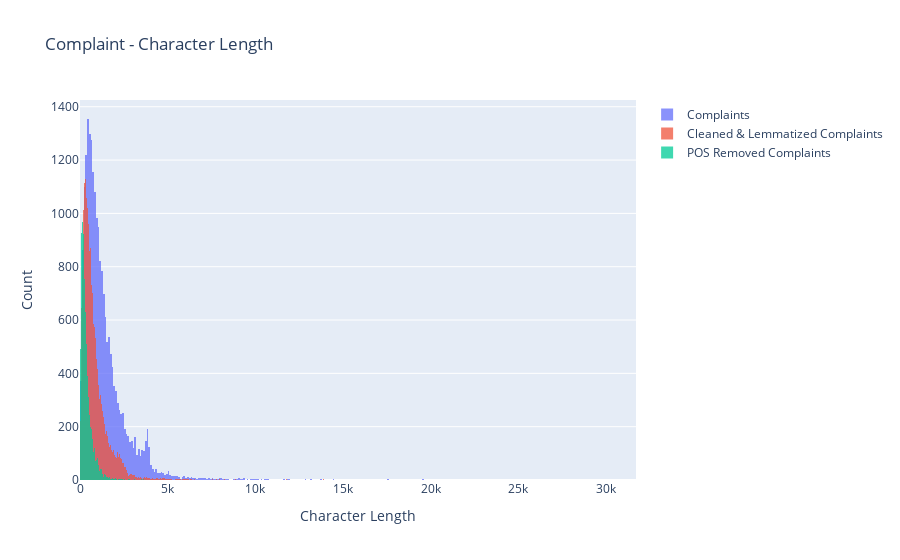

Notebook cell for this chart:
### Markdown cell above
## Exploratory data analysis to get familiar with the data.

Write the code in this task to perform the following:

*   Visualise the data according to the 'Complaint' character length
*   Using a word cloud find the top 40 words by frequency among all the articles after processing the text
*   Find the top unigrams,bigrams and trigrams by frequency among all the complaints after processing the text. ‘

### Code cell
# Write your code here to visualise the data according to the 'Complaint' character length
df_clean['complaint_what_happened_length'] = df_clean['complaint_what_happened'].str.len()
df_clean['cleaned_lemmatized_complaints_length'] = df_clean['cleaned_lemmatized_complaints'].str.len()
df_clean['complaint_POS_removed_length'] = df_clean['complaint_POS_removed'].str.len()

fig = go.Figure()
fig.add_trace(go.Histogram(x=df_clean['complaint_what_happened_length'], name='Complaints'))
fig.add_trace(go.Histogram(x=df_clean['cleaned_lemmatized_complaints_length'], name='Cleaned & Lemmatized Complaints'))
fig.add_trace(go.Histogram(x=df_clean['complaint_POS_removed_length'], name='POS Removed Complaints'))
fig.update_layout(barmode='overlay', title='Complaint - Character Length', xaxis_title='Character Length', yaxis_title='Count')
fig.update_traces(opacity=0.75)
fig.show()

### Figure 1 — Plotly figure (JSON) as saved in the notebook; plotly's stock layout.template omitted (floating-point values rounded to 4 significant figures; data arrays with more than 128 entries replaced by an {"elided": "..."} marker saying what was removed)
{"data": [{"name": "Complaints", "opacity": 0.75, "type": "histogram", "x": {"elided": "21072 int values"}}, {"name": "Cleaned & Lemmatized Complaints", "opacity": 0.75, "type": "histogram", "x": {"elided": "21072 int values"}}, {"name": "POS Removed Complaints", "opacity": 0.75, "type": "histogram", "x": {"elided": "21072 int values"}}], "layout": {"barmode": "overlay", "title": {"text": "Complaint - Character Length"}, "xaxis": {"title": {"text": "Character Length"}}, "yaxis": {"title": {"text": "Count"}}}}
